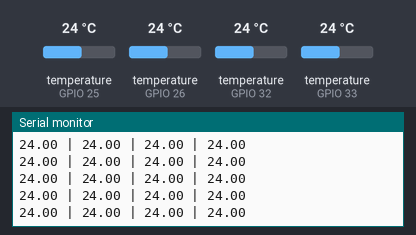
Simulated run of this sketch. Board: ESP32. Shown: the last lines printed to the serial monitor. The inputs (shaded band) are chosen by the test bench; at power-on: temperature (sensors on GPIO 25, GPIO 26, GPIO 32, GPIO 33) 24 °C.

Above: at 1.2 s.
1.3 s: temperature (sensor on GPIO 25) set to 12 °C
At 2.2 s:
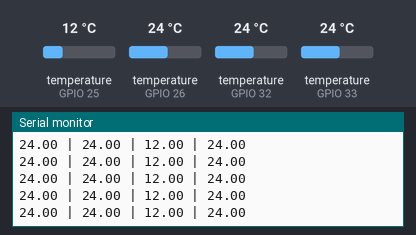
2.8 s: temperature (sensor on GPIO 26) set to 12 °C
At 3.6 s:
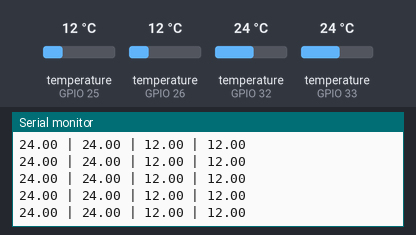
4.3 s: temperature (sensor on GPIO 32) set to 12 °C
At 5.2 s:
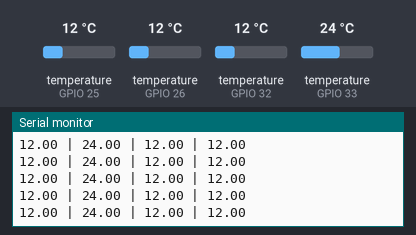
5.8 s: temperature (sensor on GPIO 33) set to 12 °C
At 6.5 s:
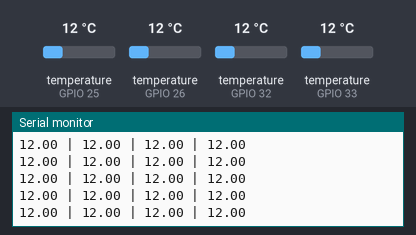
7.3 s: temperature (sensor on GPIO 25) set to 19 °C
At 8.4 s:
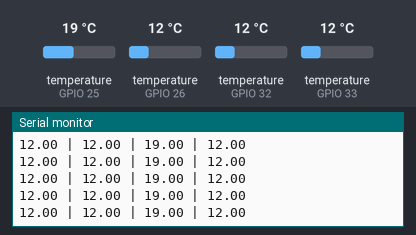
10.3 s: temperature (sensor on GPIO 26) set to 19 °C
At 11.3 s:
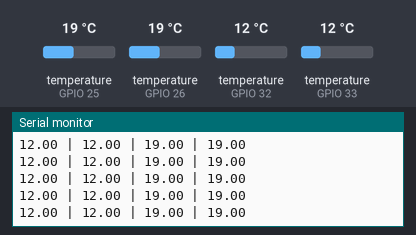
Timing chart, 0 to 13.3 s (numbered marks = the images above; inputs shaded):
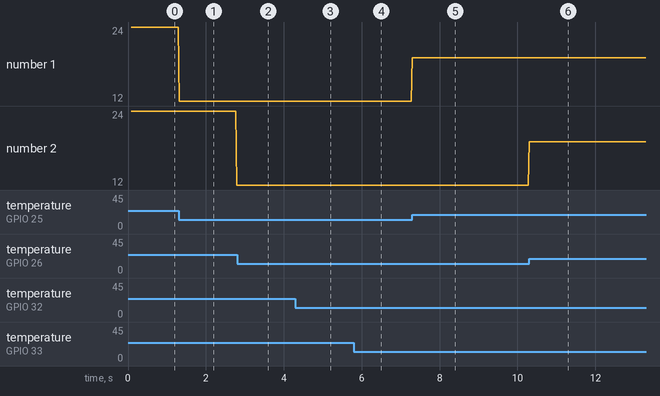

The sketch:

ds3502_multiple_speed.ino
```cpp
#include <OneWire.h>

//23
//32
//33

#define DS1 32
#define DS2 33
#define DS3 25
#define DS4 26

float inline dallas(int x, byte start){
    OneWire ds(x);
    byte i;
    byte data[2];
    int16_t result;
    float temperature;
    do{
        ds.reset();
        ds.write(0xCC);
        ds.write(0xBE);
        for (int i = 0; i < 2; i++) data[i] = ds.read();
        result=(data[1]<<8) |data[0];
        // Here you could print out the received bytes as binary, as requested in my comment:
        // Serial.println(result, BIN);
        int16_t whole_degree = (result & 0x07FF) >> 4; // cut out sign bits and shift
        temperature = whole_degree + 0.5*((data[0]&0x8)>>3) + 0.25*((data[0]&0x4)>>2) + 0.125*((data[0]&0x2)>>1) + 0.0625*(data[0]&0x1);
        if (data[1]&128) temperature*=-1;
        ds.reset();
        ds.write(0xCC);
        ds.write(0x44, 1);
        if (start) delay(10);
    } while (start--);
    return temperature;
}

void setup() {
  Serial.begin(57600);
  dallas(DS1, 1);
  dallas(DS2, 1);
  dallas(DS3, 1);
  dallas(DS4, 1);
}

void loop() {
  float DS_temp1 = dallas(DS1, 0);
  Serial.print(DS_temp1);
  Serial.print(" | ");
  float DS_temp2 = dallas(DS2, 0);
  Serial.print(DS_temp2);

  Serial.print(" | ");
  float DS_temp3 = dallas(DS3, 0);
  Serial.print(DS_temp3);

  Serial.print(" | ");
  float DS_temp4 = dallas(DS4, 0);
  Serial.println(DS_temp4);
  delay(5);
}
```

Measured:
- after the input at 1.3 s, the serial monitor: prints a new line at once (image 1)
- after the input at 2.8 s, the serial monitor: prints a new line at once (image 2)
- after the input at 4.3 s, the serial monitor: prints a new line at once (image 3)
- after the input at 5.8 s, the serial monitor: prints a new line at once (image 4)
- after the input at 7.3 s, the serial monitor: prints a new line at once (image 5)
- after the input at 10.3 s, the serial monitor: prints a new line at once (image 6)
- plotted number 1: 24 → 12 after the input at 1.3 s, 12 → 19 after the input at 7.3 s
- plotted number 2: 24 → 12 after the input at 1.3 s, 12 → 19 after the input at 7.3 s
